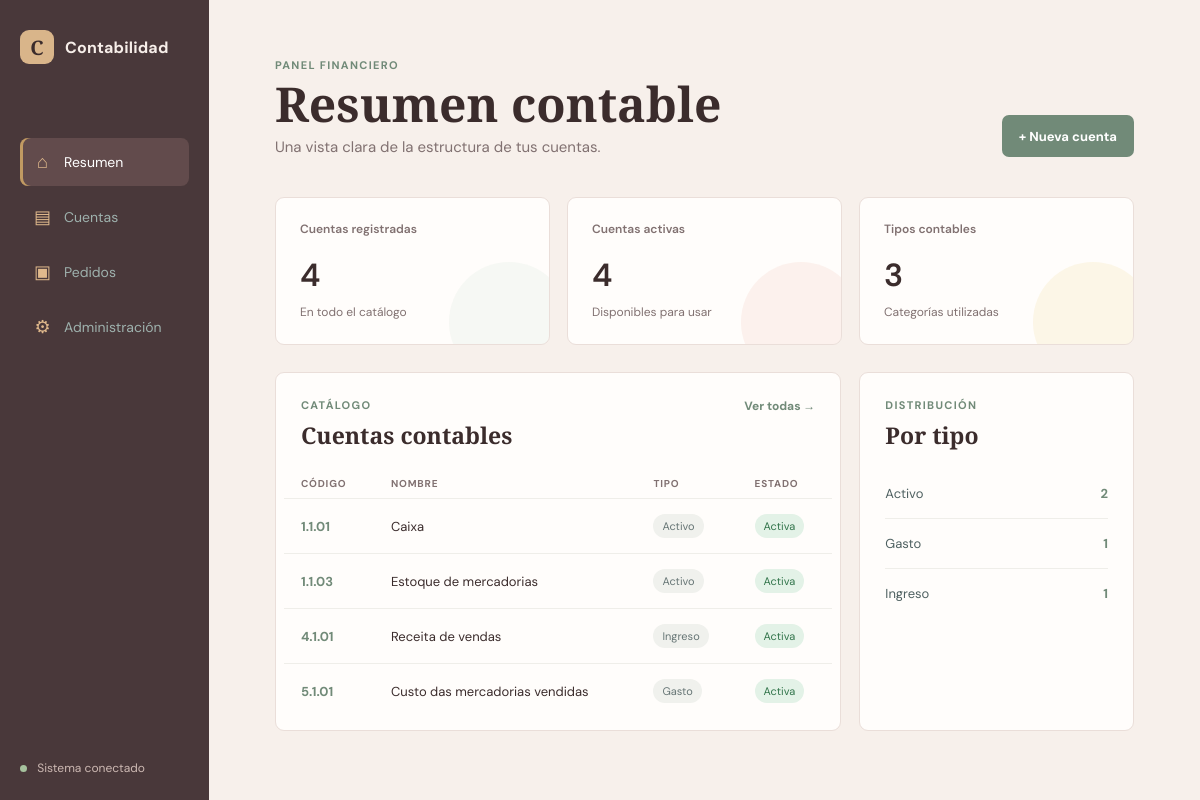
/gestion/, run on the app's committed database.
### contabilidad_app/models.py (models this page shows, shortened)
class Cuenta(models.Model):
	class Tipo(models.TextChoices):
		ACTIVO = 'ACTIVO', 'Activo'
		PASIVO = 'PASIVO', 'Pasivo'
		PATRIMONIO = 'PATRIMONIO', 'Patrimonio'
		INGRESO = 'INGRESO', 'Ingreso'
		GASTO = 'GASTO', 'Gasto'
	codigo = models.CharField(max_length=20, unique=True)
	nombre = models.CharField(max_length=100)
	tipo = models.CharField(max_length=20, choices=Tipo.choices)
	activa = models.BooleanField(default=True)
	class Meta:
		ordering = ['codigo']
		verbose_name = 'cuenta'
		verbose_name_plural = 'cuentas'

### contabilidad_app/views.py (the view)
# urls.py: path('gestion/', views.dashboard, name='dashboard'),
def dashboard(request):
	cuentas = Cuenta.objects.all()
	context = {
		'total_cuentas': cuentas.count(),
		'cuentas_activas': cuentas.filter(activa=True).count(),
		'tipos_registrados': cuentas.values('tipo').annotate(total=Count('id')).order_by('-total', 'tipo'),
		'cuentas_recientes': cuentas[:6],
	}
	return render(request, 'contabilidad_app/dashboard.html', context)

### contabilidad_app/templates/contabilidad_app/dashboard.html (shortened to what this page needs)
{% load static %}
<!DOCTYPE html>
<html lang="es">
<head>
    <link rel="stylesheet" href="{% static 'contabilidad_app/dashboard.css' %}">
</head>
<body>
    <div class="app-shell">
        <aside class="sidebar">
            <div class="brand">
                <span class="brand-mark">C</span>
                <span>Contabilidad</span>
            </div>
            <nav class="main-nav" aria-label="Navegación principal">
                <a class="nav-link active" href="{% url 'dashboard' %}">
                    <span class="nav-icon">⌂</span> Resumen
                </a>
                <a class="nav-link" href="/admin/contabilidad_app/cuenta/">
                    <span class="nav-icon">▤</span> Cuentas
                </a>
                <a class="nav-link" href="{% url 'pedidos' %}">
                    <span class="nav-icon">▣</span> Pedidos
                </a>
                <a class="nav-link" href="/admin/">
                    <span class="nav-icon">⚙</span> Administración
                </a>
            </nav>
            <div class="sidebar-footer">
                <span class="status-dot"></span>
                Sistema conectado
            </div>
        </aside>
        <main class="content">
            <header class="topbar">
                <div>
                    <p class="eyebrow">Panel financiero</p>
                    <h1>Resumen contable</h1>
                    <p class="intro">Una vista clara de la estructura de tus cuentas.</p>
                </div>
                <a class="primary-button" href="/admin/contabilidad_app/cuenta/add/">+ Nueva cuenta</a>
            </header>
            <section class="metrics" aria-label="Indicadores principales">
                <article class="metric-card accent-teal">
                    <div class="metric-label">Cuentas registradas</div>
                    <strong>{{ total_cuentas }}</strong>
                    <span class="metric-note">En todo el catálogo</span>
                </article>
                <article class="metric-card accent-coral">
                    <div class="metric-label">Cuentas activas</div>
                    <strong>{{ cuentas_activas }}</strong>
                    <span class="metric-note">Disponibles para usar</span>
                </article>
                <article class="metric-card accent-gold">
                    <div class="metric-label">Tipos contables</div>
                    <strong>{{ tipos_registrados|length }}</strong>
                    <span class="metric-note">Categorías utilizadas</span>
                </article>
            </section>
            <section class="dashboard-grid">
                <article class="panel accounts-panel">
                    <div class="panel-heading">
                        <div>
                            <p class="eyebrow">Catálogo</p>
                            <h2>Cuentas contables</h2>
                        </div>
                        <a class="text-link" href="/admin/contabilidad_app/cuenta/">Ver todas <span aria-hidden="true">→</span></a>
                    </div>
                    {% if cuentas_recientes %}
                    <div class="table-wrap">
                        <table>
                            <thead>
                                <tr>
                                    <th>Código</th>
                                    <th>Nombre</th>
                                    <th>Tipo</th>
                                    <th>Estado</th>
                                </tr>
                            </thead>
                            <tbody>
                                {% for cuenta in cuentas_recientes %}
                                <tr>
                                    <td class="code">{{ cuenta.codigo }}</td>
                                    <td>{{ cuenta.nombre }}</td>
                                    <td><span class="type-tag">{{ cuenta.get_tipo_display }}</span></td>
                                    <td>
                                        {% if cuenta.activa %}
                                        <span class="state active-state">Activa</span>
                                        {% else %}
                                        <span class="state inactive-state">Inactiva</span>
                                        {% endif %}
                                    </td>
                                </tr>
                                {% endfor %}
                            </tbody>
                        </table>
                    </div>
                    {% endif %}
                </article>
                <article class="panel types-panel">
                    <div class="panel-heading">
                        <div>
                            <p class="eyebrow">Distribución</p>
                            <h2>Por tipo</h2>
                        </div>
                    </div>
                    {% if tipos_registrados %}
                    <ul class="type-list">
                        {% for tipo in tipos_registrados %}
                        <li>
                            <span class="type-name">{{ tipo.tipo|title }}</span>
                            <span class="type-count">{{ tipo.total }}</span>
                        </li>
                        {% endfor %}
                    </ul>
                    {% else %}
                    <p class="muted-copy">Los tipos aparecerán cuando registres cuentas.</p>
                    {% endif %}
                </article>
            </section>
        </main>
    </div>
</body>
</html>

### contabilidad_app/static/contabilidad_app/dashboard.css (style rules this page uses)
:root { --ink: #3b2c2c; --muted: #817171; --paper: #f7f0eb; --surface: #fffdfb; --line: #eaded9; --teal: #718a78; --teal-soft: #e3ece3; --coral: #b96f68; --gold: #c19a62; }
* { box-sizing: border-box; }
body { margin: 0; color: var(--ink); background: var(--paper); font-family: 'DM Sans', sans-serif; }
.app-shell { display: flex; min-height: 100vh; }
.sidebar { width: 250px; padding: 30px 20px 24px; display: flex; flex-direction: column; background: #49383a; color: #f7eee9; }
.brand { display: flex; align-items: center; gap: 11px; font-weight: 700; letter-spacing: .01em; }
.brand-mark { display: grid; width: 34px; height: 34px; place-items: center; border-radius: 9px; color: var(--ink); background: #d9b58a; font-family: 'Playfair Display', serif; font-size: 20px; }
.main-nav { display: grid; gap: 7px; margin-top: 74px; }
.nav-link { display: flex; align-items: center; gap: 12px; padding: 12px 13px; border-radius: 8px; color: #9eb1ad; font-size: 14px; text-decoration: none; }
.nav-link:hover, .nav-link.active { color: #fff; background: #624b4c; }
.nav-link.active { box-shadow: inset 3px 0 var(--gold); }
.nav-icon { width: 19px; color: #e0b98c; font-size: 18px; text-align: center; }
.sidebar-footer { margin-top: auto; color: #cdb9b3; font-size: 12px; }
.status-dot { display: inline-block; width: 7px; height: 7px; margin-right: 7px; border-radius: 50%; background: #a6c29e; }
.content { width: min(100%, 1240px); padding: 58px 5.5%; }
.topbar { display: flex; align-items: flex-end; justify-content: space-between; gap: 20px; margin-bottom: 40px; }
.eyebrow { margin: 0 0 7px; color: var(--teal); font-size: 11px; font-weight: 700; letter-spacing: .12em; text-transform: uppercase; }
h1, h2, h3, p { margin-top: 0; }
h1 { margin-bottom: 8px; font-family: 'Playfair Display', serif; font-size: clamp(32px, 4vw, 49px); line-height: 1.05; letter-spacing: 0; }
h2 { margin-bottom: 0; font-family: 'Playfair Display', serif; font-size: 23px; letter-spacing: 0; }
.intro { margin-bottom: 0; color: var(--muted); font-size: 15px; }
.primary-button { display: inline-flex; align-items: center; justify-content: center; min-height: 42px; padding: 0 17px; border: 0; border-radius: 7px; color: #fff; background: var(--teal); font-size: 13px; font-weight: 700; text-decoration: none; }
.metrics { display: grid; grid-template-columns: repeat(3, 1fr); gap: 17px; margin-bottom: 27px; }
.metric-card { position: relative; min-height: 145px; padding: 23px 24px; overflow: hidden; border: 1px solid var(--line); border-radius: 9px; background: var(--surface); }
.metric-card::after { position: absolute; right: -20px; bottom: -38px; width: 120px; height: 120px; border-radius: 50%; content: ''; opacity: .32; }
.accent-teal::after { background: var(--teal-soft); }
.accent-coral::after { background: #f4d6ce; }
.accent-gold::after { background: #f4e6bc; }
.metric-label { margin-bottom: 17px; color: var(--muted); font-size: 12px; font-weight: 600; }
.metric-card strong { display: block; margin-bottom: 4px; font-size: 32px; font-weight: 600; }
.metric-note { color: var(--muted); font-size: 12px; }
.dashboard-grid { display: grid; grid-template-columns: minmax(0, 1.65fr) minmax(250px, .8fr); gap: 18px; }
.panel { border: 1px solid var(--line); border-radius: 9px; background: var(--surface); }
.panel-heading { display: flex; align-items: flex-start; justify-content: space-between; gap: 14px; padding: 25px 25px 18px; }
.text-link { color: var(--teal); font-size: 12px; font-weight: 700; text-decoration: none; white-space: nowrap; }
.table-wrap { overflow-x: auto; padding: 0 8px 12px; }
table { width: 100%; border-collapse: collapse; font-size: 13px; }
th { padding: 8px 17px; color: var(--muted); font-size: 10px; font-weight: 700; letter-spacing: .08em; text-align: left; text-transform: uppercase; }
td { padding: 15px 17px; border-top: 1px solid #efeee9; white-space: nowrap; }
.code { color: var(--teal); font-weight: 700; }
.type-tag, .state { display: inline-block; border-radius: 20px; padding: 5px 9px; font-size: 11px; }
.type-tag { color: #667575; background: #f0f1ed; }
.active-state { color: #31744a; background: #e3f2e7; }
.type-list { list-style: none; margin: 0; padding: 0 25px 25px; }
.type-list li { display: flex; justify-content: space-between; padding: 16px 0; border-bottom: 1px solid #efeee9; font-size: 13px; }
.type-list li:last-child { border-bottom: 0; }
.type-name { color: #4e6060; }
.type-count { color: var(--teal); font-weight: 700; }

### data on the page
Cuenta: codigo "1.1.01", nombre "Caixa", tipo "Activo", activa "Activa"
Cuenta: codigo "1.1.03", nombre "Estoque de mercadorias", tipo "Activo", activa "Activa", total "2"
Cuenta: codigo "4.1.01", nombre "Receita de vendas", tipo "Ingreso", shows "Activa", total "1"
Cuenta: codigo "5.1.01", nombre "Custo das mercadorias vendidas", tipo "Gasto", shows "Activa", total "1"

### other printed values
{{ total_cuentas }} "4"
{{ cuentas_activas }} "4"
{{ tipos_registrados|length }} "3"
